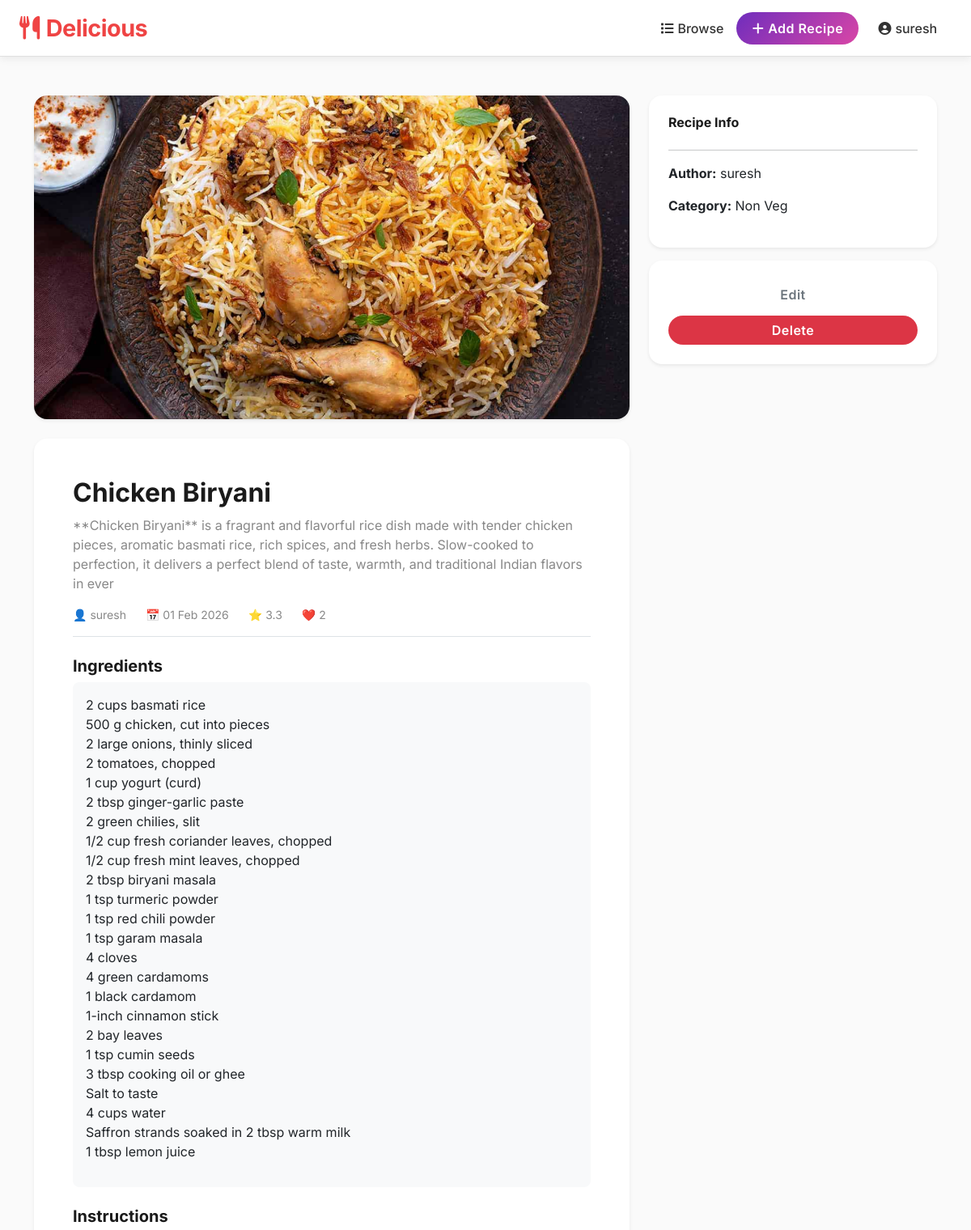
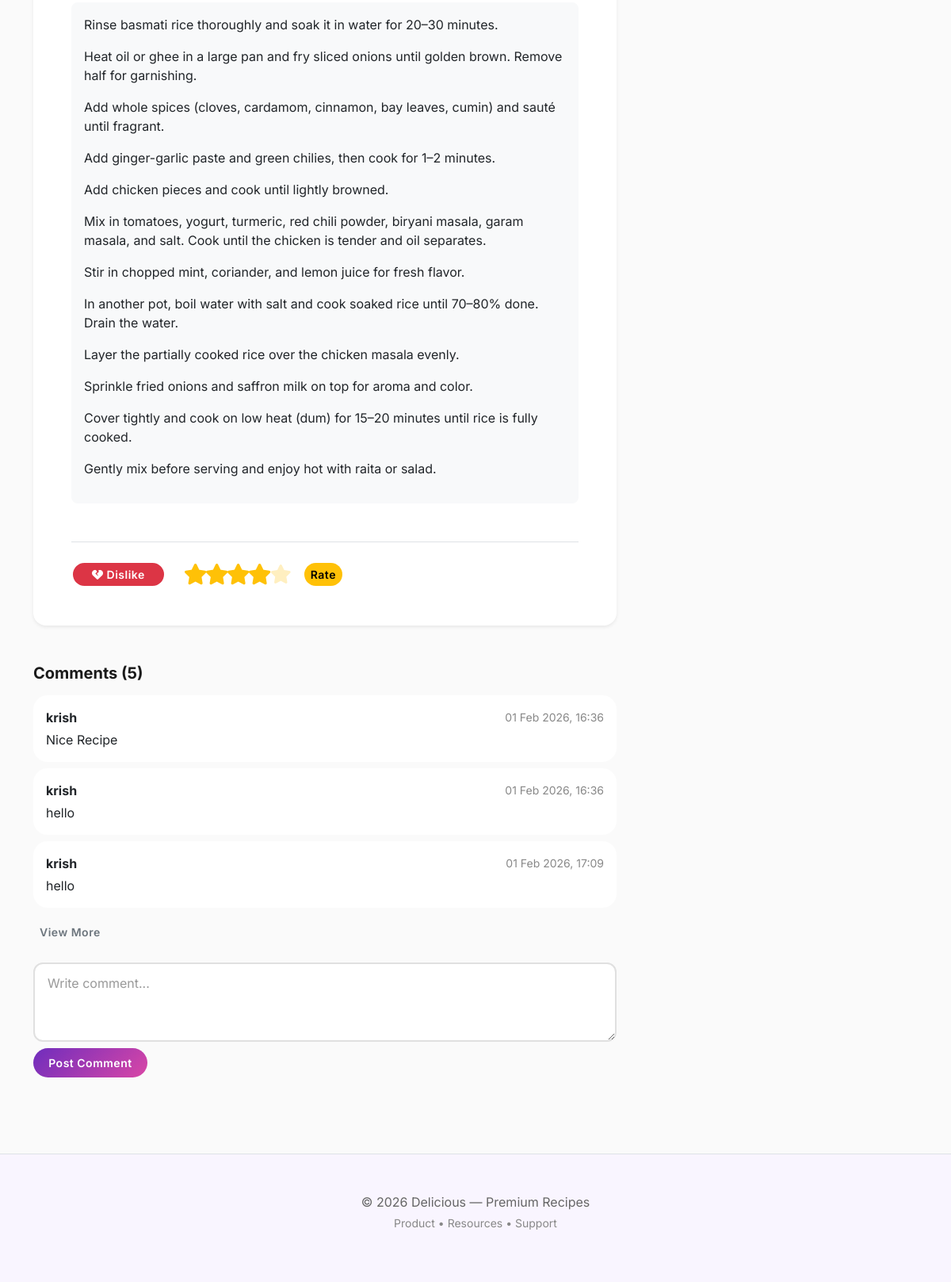
The app's page /recipes/chicken-biryani/ (signed in), older data (2 pictures, top to bottom).
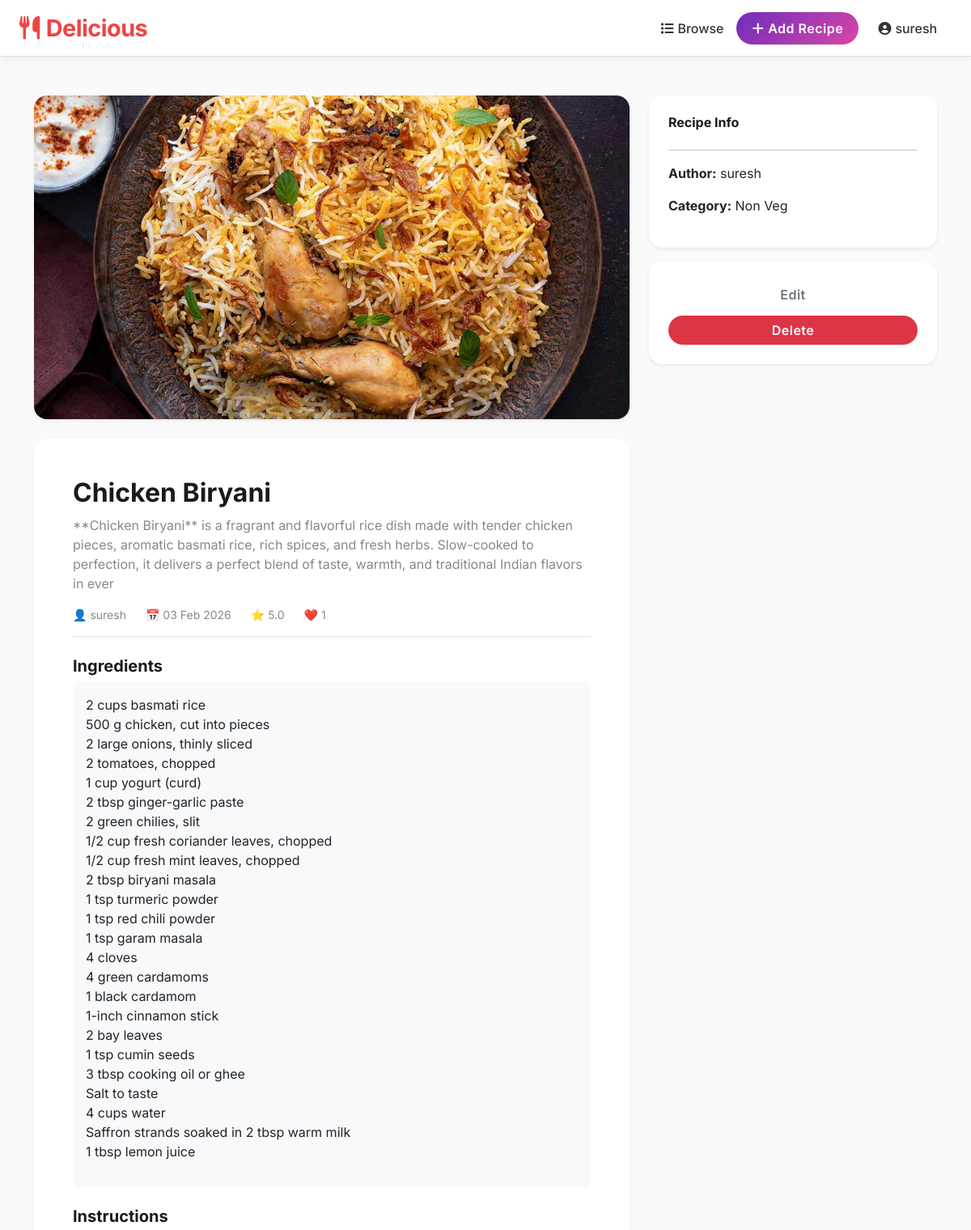
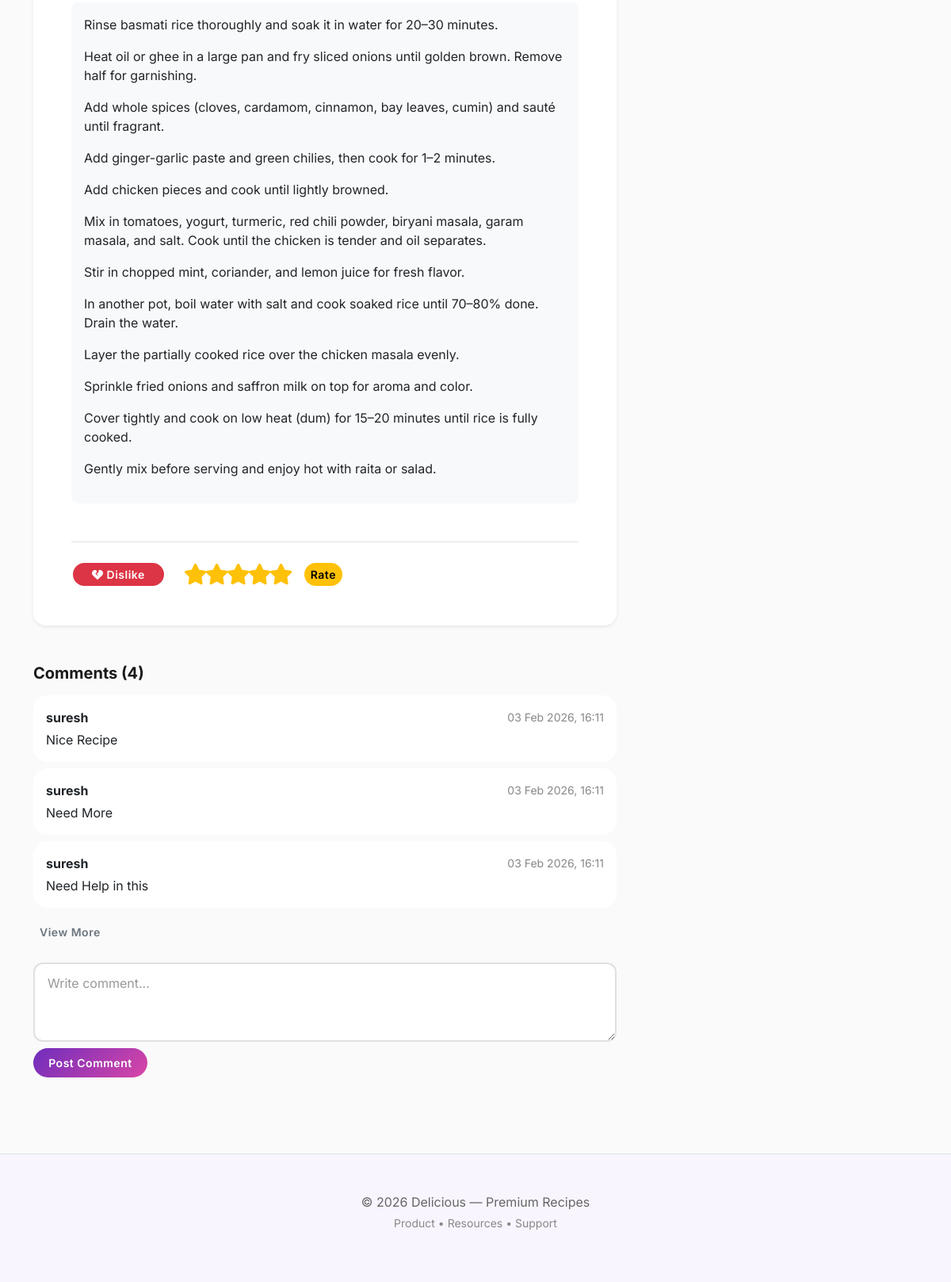
The same page, newer data (2 pictures, top to bottom).
### recipes/models.py (models this page shows, shortened)
class Recipe(models.Model):
    title = models.CharField(max_length=200)
    slug = models.SlugField(unique=True, blank=True)
    author = models.ForeignKey(User, on_delete=models.CASCADE, related_name='recipes')
    category = models.ForeignKey(Category, on_delete=models.SET_NULL, null=True, blank=True)
    short_description = models.CharField(max_length=255, blank=True)
    image = models.ImageField(upload_to='recipes/', blank=True, null=True)
    ingredients = models.TextField(blank=True)
    steps = models.TextField(blank=True)
    created_at = models.DateTimeField(auto_now_add=True)
    updated_at = models.DateTimeField(auto_now=True)
    approved = models.BooleanField(default=False)
    likes = models.ManyToManyField(User, related_name='liked_recipes', blank=True)
    def like_count(self):
        return self.likes.count()
    def avg_rating(self):
        ratings = self.ratings.all()
        if not ratings:
            return 0
        return round(sum(r.score for r in ratings) / ratings.count(), 1)

class Rating(models.Model):
    recipe = models.ForeignKey(Recipe, on_delete=models.CASCADE, related_name='ratings')
    user = models.ForeignKey(User, on_delete=models.CASCADE)
    score = models.PositiveSmallIntegerField(default=5)
    class Meta:
        unique_together = ('recipe', 'user')

class Comment(models.Model):
    recipe = models.ForeignKey(Recipe, on_delete=models.CASCADE, related_name='comments')
    user = models.ForeignKey(User, on_delete=models.CASCADE)
    content = models.TextField()
    created_at = models.DateTimeField(auto_now_add=True)

class Category(models.Model):
    name = models.CharField(max_length=100)
    slug = models.SlugField(unique=True, blank=True)

### recipes/views.py (the view, shortened to what this page needs)
# urls.py: path('recipes/<slug:slug>/', views.recipe_detail, name='recipe_detail'),
def recipe_detail(request, slug):
    recipe = get_object_or_404(
        Recipe.objects.filter(
            Q(approved=True) | Q(author=request.user)
        ),
        slug=slug
    )
    comment_form = CommentForm()
    user_liked = request.user.is_authenticated and request.user in recipe.likes.all()
    user_rating = 0
    if request.user.is_authenticated:
        rating_obj = Rating.objects.filter(recipe=recipe, user=request.user).first()
        if rating_obj:
            user_rating = rating_obj.score
    return render(request, 'recipes/detail.html', {
        'recipe': recipe,
        'comment_form': comment_form,
        'user_liked': user_liked,
        'user_rating': user_rating,
    })

### recipes/forms.py
class CommentForm(forms.ModelForm):
    class Meta:
        model = Comment
        fields = ['content']
        widgets = {
            'content': forms.Textarea(attrs={'rows':3, 'placeholder':'Share your thoughts...'}),
        }

### templates/recipes/detail.html (shortened to what this page needs)
{% extends 'base.html' %}
{% load static %}
{% block content %}
<div class="toast-container position-fixed bottom-0 end-0 p-3">
</div>
<div class="container py-5">
<div class="row">
<div class="col-md-8">
    {% if recipe.image %}
    <img src="{{ recipe.image.url }}"
         class="img-fluid rounded-4 shadow-sm mb-4"
         style="max-height:400px;width:100%;object-fit:cover;">
    {% endif %}
    <div class="card rounded-4 shadow-sm p-5 border-0">
        <h2 class="fw-bold">{{ recipe.title }}</h2>
        <p class="text-muted">{{ recipe.short_description }}</p>
        <div class="d-flex gap-4 small text-muted border-bottom pb-3 mb-4">
            <span>👤 {{ recipe.author.username }}</span>
            <span>📅 {{ recipe.created_at|date:"d M Y" }}</span>
            <span>⭐ {{ recipe.avg_rating }}</span>
            <span>❤️ {{ recipe.like_count }}</span>
        </div>
        <h5>Ingredients</h5>
        <div class="bg-light p-3 rounded-3 mb-4">
            {{ recipe.ingredients|linebreaks }}
        </div>
        <h5>Instructions</h5>
        <div class="bg-light p-3 rounded-3 mb-4">
            {{ recipe.steps|linebreaks }}
        </div>
        <div class="border-top pt-4 mt-4">
            <div class="d-flex align-items-center gap-4 flex-wrap">
                <form method="post" class="like-form">
                    {% if user_liked %}
                    <button name="dislike"
                            class="btn btn-danger btn-sm px-4 like-btn bordered-btn">
                        <i class="fas fa-heart-broken"></i> Dislike
                    </button>
                    {% else %}
                    <button name="like"
                            class="btn btn-outline-success btn-sm px-4 like-btn bordered-btn">
                        <i class="fas fa-heart"></i> Like
                    </button>
                    {% endif %}
                </form>
                <form method="post" id="ratingForm" class="d-flex align-items-center gap-2">
                    <div id="starContainer" class="d-flex">
                        {% for i in "12345" %}
                        <i class="fas fa-star star" data-value="{{ forloop.counter }}"></i>
                        {% endfor %}
                    </div>
                    <button class="btn btn-warning btn-sm ms-2">Rate</button>
                </form>
            </div>
        </div>
    </div>
    <div class="mt-5">
        <h5 class="mb-3">Comments ({{ recipe.comments.count }})</h5>
        {% for c in recipe.comments.all %}
        <div class="card comment-card p-3 mb-2 {% if forloop.counter > 3 %}d-none extra-comment{% endif %}">
            <div class="d-flex justify-content-between align-items-center mb-1">
                <span class="fw-bold">{{ c.user.username }}</span>
                <span class="text-muted small">{{ c.created_at|date:"d M Y, H:i" }}</span>
            </div>
            <div>
                {{ c.content }}
            </div>
        </div>
        {% empty %}
        <p class="text-muted">No comments yet.</p>
        {% endfor %}
        {% if recipe.comments.count > 3 %}
        <button id="toggleCommentsBtn" class="btn btn-outline-secondary btn-sm mt-2">
            View More
        </button>
        {% endif %}
        {% if user.is_authenticated %}
        <form method="post" class="mt-4">
            <textarea name="content" class="form-control mb-2" rows="3" placeholder="Write comment..." required></textarea>
            <button name="comment" class="btn btn-primary btn-sm">Post Comment</button>
        </form>
        {% endif %}
    </div>
</div>
<div class="col-md-4">
    <div class="card rounded-4 shadow-sm p-4 border-0 mb-3">
        <h6>Recipe Info</h6>
        <hr>
        <p><b>Author:</b> {{ recipe.author.username }}</p>
        <p><b>Category:</b> {{ recipe.category.name|default:"-" }}</p>
    </div>
    {% if user == recipe.author or user.is_staff %}
    <div class="card rounded-4 shadow-sm p-4 border-0">
        {% if user == recipe.author %}
        <a href="{% url 'recipe_edit' recipe.slug %}" class="btn btn-outline-secondary w-100 mb-2">Edit</a>
        {% endif %}
        <button class="btn btn-danger w-100 open-delete-modal"
                data-url="{% url 'recipe_delete' recipe.slug %}">
            Delete
        </button>
    </div>
    {% endif %}
</div>
</div>
</div>
{% endblock %}

### templates/base.html (shortened to what this page needs)
{% load static %}
<!doctype html>
<html lang="en">
  <head>
    <link href="https://cdn.jsdelivr.net/npm/bootstrap@5.3.2/dist/css/bootstrap.min.css" rel="stylesheet">
    <link rel="stylesheet" href="https://cdnjs.cloudflare.com/ajax/libs/font-awesome/6.4.0/css/all.min.css">
    <link rel="stylesheet" href="{% static 'css/style.css' %}">
  </head>
  <body>
    <nav class="navbar navbar-expand-lg">
      <div class="container-fluid px-4">
        <a class="navbar-brand" href="{% url 'home' %}">
          <i class="fas fa-utensils" style="margin-right: 8px;"></i>Delicious
        </a>
        <div class="collapse navbar-collapse" id="nav">
          <ul class="navbar-nav ms-auto align-items-lg-center">
            <li class="nav-item">
              <a class="nav-link" href="{% url 'recipe_list' %}">
                <i class="fas fa-list" style="margin-right: 5px;"></i>Browse
              </a>
            </li>
            <li class="nav-item">
              <a class="btn btn-primary ms-2" href="{% url 'recipe_create' %}">
                <i class="fas fa-plus" style="margin-right: 5px;"></i>Add Recipe
              </a>
            </li>
            {% if user.is_authenticated %}
              <li class="nav-item dropdown ms-3">
                <a class="nav-link dropdown-toggle" href="#" id="userMenu" role="button" data-bs-toggle="dropdown" aria-expanded="false">
                  <i class="fas fa-user-circle" style="margin-right: 5px;"></i>{{ user.username }}
                </a>
              </li>
            {% endif %}
          </ul>
        </div>
      </div>
    </nav>
    <main>
      {% block content %}{% endblock %}
    </main>
    <footer class="py-5 mt-5 border-top">
      <div class="container text-center">
        <p class="mb-1">&copy; {% now "Y" %} Delicious — Premium Recipes</p>
        <p class="small text-muted">Product • Resources • Support</p>
      </div>
    </footer>
  </body>
</html>

### static/css/style.css (style rules this page uses)
:root { --grad-1: linear-gradient(135deg, #f3e8ff 0%, #ffd6e8 100%); --grad-2: linear-gradient(135deg, #6f2dbd 0%, #d946a6 100%); --card-radius: 18px; --primary: #6f2dbd; --secondary: #d946a6; --light-bg: #f9f5ff; }
* { margin: 0; padding: 0; box-sizing: border-box; }
html, body { font-family: 'Inter', system-ui, -apple-system, sans-serif; scroll-behavior: smooth; }
body { background: #fafafa; color: #1a1a1a; }
.navbar { backdrop-filter: blur(10px); background: rgba(255,255,255,0.8) !important; border-bottom: 1px solid rgba(0,0,0,0.05); }
.navbar-brand { color: var(--primary) !important; font-weight: 700; font-size: 1.4rem; letter-spacing: -0.5px; }
.nav-link { font-weight: 500; color: #333 !important; transition: color 0.2s ease; }
.btn { border-radius: 30px; font-weight: 600; border: none; transition: all 0.3s cubic-bezier(0.4, 0, 0.2, 1); letter-spacing: 0.5px; }
.btn-primary { background: var(--grad-2); color: white; }
.card { border-radius: var(--card-radius); border: none; box-shadow: 0 4px 6px rgba(0, 0, 0, 0.07); transition: all 0.3s ease; }
.form-control, .form-select { border-radius: 12px; border: 2px solid #e0e0e0; padding: 12px 16px; font-size: 1rem; transition: all 0.2s ease; }
.form-control::placeholder { color: #999; opacity: 1; }
footer { background: #f9f5ff; border-top: 1px solid #e0e0e0; margin-top: auto; }
footer p { color: #666; }
h1, h2, h3, h4, h5, h6 { color: #1a1a1a; font-weight: 700; }
.text-muted { color: #888 !important; }
a, button { transition: all 0.2s ease; }

### templates/base.html (style rules this page uses)
:root { --primary: #009688; --primary-dark: #00796b; }
.navbar { position: relative; z-index: 1000; background: white !important; box-shadow: 0 2px 10px rgba(0, 0, 0, 0.08); border-bottom: 1px solid #e0e0e0; }
.navbar-brand { font-size: 1.8rem; font-weight: 700; color: #ef4444 !important; letter-spacing: -0.5px; }
.nav-item a.nav-link { font-weight: 500; color: #333 !important; transition: color 0.3s ease; padding-left: 0.5rem !important; padding-right: 0.5rem !important; }
.nav-item .dropdown-toggle::after { margin-left: 0.35rem; border: none; content: ''; }
.btn-primary { background-color: var(--primary); border-color: var(--primary); border-radius: 25px; font-weight: 600; padding: 0.5rem 1.2rem; transition: all 0.3s ease; }

### templates/recipes/detail.html (style rules this page uses)
.bordered-btn { border: 2px solid currentColor !important; }
.star { font-size: 24px; cursor: pointer; opacity: .25; color: #ffc107; transition: .15s; }
.star.active { opacity: 1; transform: scale(1.1); }
.comment-card { transition:none !important; transform:none !important; box-shadow:none !important; }

Row changes from the older to the newer data that the page shows:
removed Recipe: image (picture), title "Chicken Biryani", short_description "**Chicken Biryani** is a fragrant and flavorful rice dish made with tender chicken pieces, aromatic basmati rice, rich spices, and fresh herbs. Slow-cooked to perfection, it delivers a perfect blend of taste, warmth, and traditional Indian flavors in ever", author.username "suresh", created_at "01 Feb 2026", avg_rating "3.3", like_count "2", ingredients "2 cups basmati rice 500 g chicken, cut into pieces 2 large onions, thinly sliced 2 tomatoes, chopped 1 cup yogurt (curd) 2 tbsp ginger-garlic paste 2 green chilies, slit 1/2 cup fresh coriander leaves, chopped 1/2 cup fresh mint leaves, chopped 2 tbsp biryani masala 1 tsp turmeric powder 1 tsp red chili powder 1 tsp garam masala 4 cloves 4 green cardamoms 1 black cardamom 1-inch cinnamon stick 2 bay leaves 1 tsp cumin seeds 3 tbsp cooking oil or ghee Salt to taste 4 cups water Saffron strands soaked in 2 tbsp warm milk 1 tbsp lemon juice", steps "Rinse basmati rice thoroughly and soak it in water for 20–30 minutes. Heat oil or ghee in a large pan and fry sliced onions until golden brown. Remove half for garnishing. Add whole spices (cloves, cardamom, cinnamon, bay leaves, cumin) and sauté until fragrant. Add ginger-garlic paste and green chilies, then cook for 1–2 minutes. Add chicken pieces and cook until lightly browned. Mix in tomatoes, yogurt, turmeric, red chili powder, biryani masala, garam masala, and salt. Cook until the chicken is tender and oil separates. Stir in chopped mint, coriander, and lemon juice for fresh flavor. In another pot, boil water with salt and cook soaked rice until 70–80% done. Drain the water. Layer the…", comments.count "5", category.name "Non Veg"
removed Comment: user.username "krish", created_at "01 Feb 2026, 16:36", content "hello"
no longer on this page (row edited): Comment: user.username "krish", created_at "01 Feb 2026, 17:09", content "hello"
added Recipe: image (picture), title "Chicken Biryani", short_description "**Chicken Biryani** is a fragrant and flavorful rice dish made with tender chicken pieces, aromatic basmati rice, rich spices, and fresh herbs. Slow-cooked to perfection, it delivers a perfect blend of taste, warmth, and traditional Indian flavors in ever", author.username "suresh", created_at "03 Feb 2026", avg_rating "5.0", like_count "1", ingredients "2 cups basmati rice 500 g chicken, cut into pieces 2 large onions, thinly sliced 2 tomatoes, chopped 1 cup yogurt (curd) 2 tbsp ginger-garlic paste 2 green chilies, slit 1/2 cup fresh coriander leaves, chopped 1/2 cup fresh mint leaves, chopped 2 tbsp biryani masala 1 tsp turmeric powder 1 tsp red chili powder 1 tsp garam masala 4 cloves 4 green cardamoms 1 black cardamom 1-inch cinnamon stick 2 bay leaves 1 tsp cumin seeds 3 tbsp cooking oil or ghee Salt to taste 4 cups water Saffron strands soaked in 2 tbsp warm milk 1 tbsp lemon juice", steps "Rinse basmati rice thoroughly and soak it in water for 20–30 minutes. Heat oil or ghee in a large pan and fry sliced onions until golden brown. Remove half for garnishing. Add whole spices (cloves, cardamom, cinnamon, bay leaves, cumin) and sauté until fragrant. Add ginger-garlic paste and green chilies, then cook for 1–2 minutes. Add chicken pieces and cook until lightly browned. Mix in tomatoes, yogurt, turmeric, red chili powder, biryani masala, garam masala, and salt. Cook until the chicken is tender and oil separates. Stir in chopped mint, coriander, and lemon juice for fresh flavor. In another pot, boil water with salt and cook soaked rice until 70–80% done. Drain the water. Layer the…", comments.count "4", category.name "Non Veg"
added Comment: user.username "suresh", created_at "03 Feb 2026, 16:11", content "Nice Recipe"
changed Comment: user.username "krish" → "suresh"; created_at "01 Feb 2026, 16:36" → "03 Feb 2026, 16:11"; content "Nice Recipe" → "Need More"
added Comment: user.username "suresh", created_at "03 Feb 2026, 16:11", content "Need Help in this"
